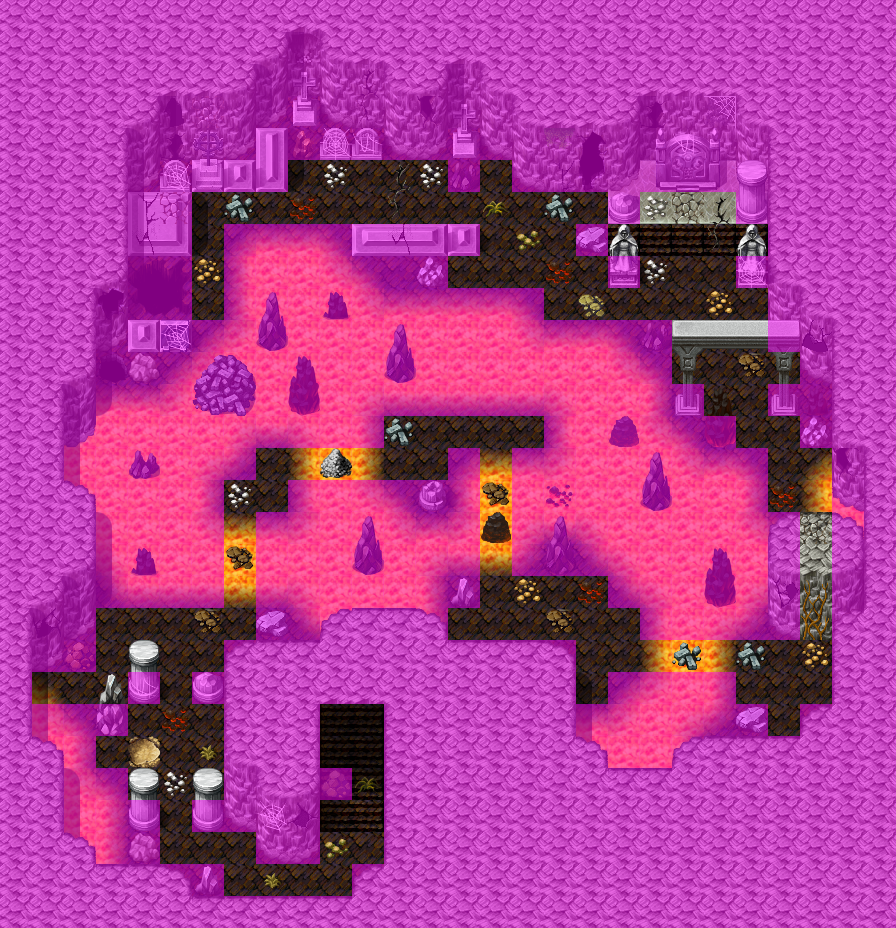

A level layout from a 2D game, rendered from its tile map. Below: a short description, then the map file with tile-grid data replaced by summaries:
An orthogonal 28x29 tile map with 32x32 px tiles, 4 tile layers (Ground, Objects, Above, Walkable), 45 tilesets and 20 objects (12x spawn, 7x script, mapchange).

<map version="1.0" orientation="orthogonal" width="28" height="29" tilewidth="32" tileheight="32">
 <tileset firstgid="1" name="map_bed_1" tilewidth="32" tileheight="32">
  <image source="../drawable/map_bed_1.png" width="512" height="256" />
 </tileset>
 <tileset firstgid="129" name="map_border_1" tilewidth="32" tileheight="32">
  <image source="../drawable/map_border_1.png" width="512" height="256" />
 </tileset>
 <tileset firstgid="257" name="map_bridge_1" tilewidth="32" tileheight="32">
  <image source="../drawable/map_bridge_1.png" width="512" height="256" />
 </tileset>
 <tileset firstgid="385" name="map_broken_1" tilewidth="32" tileheight="32">
  <image source="../drawable/map_broken_1.png" width="512" height="256" />
 </tileset>
 <tileset firstgid="513" name="map_cavewall_1" tilewidth="32" tileheight="32">
  <image source="../drawable/map_cavewall_1.png" width="576" height="192" />
 </tileset>
 <tileset firstgid="621" name="map_cavewall_2" tilewidth="32" tileheight="32">
  <image source="../drawable/map_cavewall_2.png" width="576" height="192" />
 </tileset>
 <tileset firstgid="729" name="map_cavewall_3" tilewidth="32" tileheight="32">
  <image source="../drawable/map_cavewall_3.png" width="576" height="192" />
 </tileset>
 <tileset firstgid="837" name="map_chair_table_1" tilewidth="32" tileheight="32">
  <image source="../drawable/map_chair_table_1.png" width="512" height="256" />
 </tileset>
 <tileset firstgid="965" name="map_crate_1" tilewidth="32" tileheight="32">
  <image source="../drawable/map_crate_1.png" width="512" height="256" />
 </tileset>
 <tileset firstgid="1093" name="map_cupboard_1" tilewidth="32" tileheight="32">
  <image source="../drawable/map_cupboard_1.png" width="512" height="256" />
 </tileset>
 <tileset firstgid="1221" name="map_curtain_1" tilewidth="32" tileheight="32">
  <image source="../drawable/map_curtain_1.png" width="512" height="256" />
 </tileset>
 <tileset firstgid="1349" name="map_entrance_1" tilewidth="32" tileheight="32">
  <image source="../drawable/map_entrance_1.png" width="512" height="256" />
 </tileset>
 <tileset firstgid="1477" name="map_fence_1" tilewidth="32" tileheight="32">
  <image source="../drawable/map_fence_1.png" width="512" height="256" />
 </tileset>
 <tileset firstgid="1605" name="map_fence_2" tilewidth="32" tileheight="32">
  <image source="../drawable/map_fence_2.png" width="512" height="256" />
 </tileset>
 <tileset firstgid="1733" name="map_ground_1" tilewidth="32" tileheight="32">
  <image source="../drawable/map_ground_1.png" width="512" height="256" />
 </tileset>
 <tileset firstgid="1861" name="map_ground_2" tilewidth="32" tileheight="32">
  <image source="../drawable/map_ground_2.png" width="512" height="256" />
 </tileset>
 <tileset firstgid="1989" name="map_ground_3" tilewidth="32" tileheight="32">
  <image source="../drawable/map_ground_3.png" width="512" height="256" />
 </tileset>
 <tileset firstgid="2117" name="map_ground_4" tilewidth="32" tileheight="32">
  <image source="../drawable/map_ground_4.png" width="512" height="256" />
 </tileset>
 <tileset firstgid="2245" name="map_ground_5" tilewidth="32" tileheight="32">
  <image source="../drawable/map_ground_5.png" width="512" height="256" />
 </tileset>
 <tileset firstgid="2373" name="map_ground_6" tilewidth="32" tileheight="32">
  <image source="../drawable/map_ground_6.png" width="512" height="256" />
 </tileset>
 <tileset firstgid="2501" name="map_ground_7" tilewidth="32" tileheight="32">
  <image source="../drawable/map_ground_7.png" width="512" height="256" />
 </tileset>
 <tileset firstgid="2629" name="map_ground_8" tilewidth="32" tileheight="32">
  <image source="../drawable/map_ground_8.png" width="512" height="256" />
 </tileset>
 <tileset firstgid="2757" name="map_indoor_1" tilewidth="32" tileheight="32">
  <image source="../drawable/map_indoor_1.png" width="512" height="256" />
 </tileset>
 <tileset firstgid="2885" name="map_kitchen_1" tilewidth="32" tileheight="32">
  <image source="../drawable/map_kitchen_1.png" width="512" height="256" />
 </tileset>
 <tileset firstgid="3013" name="map_outdoor_1" tilewidth="32" tileheight="32">
  <image source="../drawable/map_outdoor_1.png" width="512" height="256" />
 </tileset>
 <tileset firstgid="3141" name="map_pillar_1" tilewidth="32" tileheight="32">
  <image source="../drawable/map_pillar_1.png" width="512" height="256" />
 </tileset>
 <tileset firstgid="3269" name="map_plant_1" tilewidth="32" tileheight="32">
  <image source="../drawable/map_plant_1.png" width="512" height="256" />
 </tileset>
 <tileset firstgid="3397" name="map_rock_1" tilewidth="32" tileheight="32">
  <image source="../drawable/map_rock_1.png" width="512" height="256" />
 </tileset>
 <tileset firstgid="3525" name="map_roof_1" tilewidth="32" tileheight="32">
  <image source="../drawable/map_roof_1.png" width="512" height="256" />
 </tileset>
 <tileset firstgid="3653" name="map_roof_2" tilewidth="32" tileheight="32">
  <image source="../drawable/map_roof_2.png" width="512" height="256" />
 </tileset>
 <tileset firstgid="3781" name="map_shop_1" tilewidth="32" tileheight="32">
  <image source="../drawable/map_shop_1.png" width="512" height="256" />
 </tileset>
 <tileset firstgid="3909" name="map_sign_ladder_1" tilewidth="32" tileheight="32">
  <image source="../drawable/map_sign_ladder_1.png" width="512" height="256" />
 </tileset>
 <tileset firstgid="4037" name="map_table_1" tilewidth="32" tileheight="32">
  <image source="../drawable/map_table_1.png" width="512" height="256" />
 </tileset>
 <tileset firstgid="4165" name="map_trail_1" tilewidth="32" tileheight="32">
  <image source="../drawable/map_trail_1.png" width="512" height="256" />
 </tileset>
 <tileset firstgid="4293" name="map_tree_1" tilewidth="32" tileheight="32">
  <image source="../drawable/map_tree_1.png" width="512" height="256" />
 </tileset>
 <tileset firstgid="4421" name="map_wall_1" tilewidth="32" tileheight="32">
  <image source="../drawable/map_wall_1.png" width="512" height="256" />
 </tileset>
 <tileset firstgid="4549" name="map_wall_2" tilewidth="32" tileheight="32">
  <image source="../drawable/map_wall_2.png" width="480" height="256" />
 </tileset>
 <tileset firstgid="4669" name="map_wall_3" tilewidth="32" tileheight="32">
  <image source="../drawable/map_wall_3.png" width="480" height="256" />
 </tileset>
 <tileset firstgid="4789" name="map_window_1" tilewidth="32" tileheight="32">
  <image source="../drawable/map_window_1.png" width="512" height="256" />
 </tileset>
 <tileset firstgid="4917" name="map_window_2" tilewidth="32" tileheight="32">
  <image source="../drawable/map_window_2.png" width="512" height="256" />
 </tileset>
 <tileset firstgid="5045" name="map_transition_1" tilewidth="32" tileheight="32">
  <image source="../drawable/map_transition_1.png" width="512" height="256" />
 </tileset>
 <tileset firstgid="5173" name="map_transition_2" tilewidth="32" tileheight="32">
  <image source="../drawable/map_transition_2.png" width="512" height="256" />
 </tileset>
 <tileset firstgid="5301" name="map_transition_3" tilewidth="32" tileheight="32">
  <image source="../drawable/map_transition_3.png" width="512" height="256" />
 </tileset>
 <tileset firstgid="5429" name="map_transition_4" tilewidth="32" tileheight="32">
  <image source="../drawable/map_transition_4.png" width="512" height="256" />
 </tileset>
 <tileset firstgid="5557" name="map_transition_5" tilewidth="32" tileheight="32">
  <image source="../drawable/map_transition_5.png" width="512" height="256" />
 </tileset>
 <layer name="Ground" width="28" height="29">
  <data>[812 cells, 812 non-empty, 35 distinct tile ids]</data>
 </layer>
 <layer name="Objects" width="28" height="29">
  <data>[812 cells, 277 non-empty, 83 distinct tile ids]</data>
 </layer>
 <layer name="Above" width="28" height="29">
  <data>[812 cells, 97 non-empty, 25 distinct tile ids]</data>
 </layer>
 <layer name="Walkable" width="28" height="29">
  <data>[812 cells, 662 non-empty, 1 distinct tile ids]</data>
 </layer>
 <objectgroup name="Mapevents" width="28" height="29" opacity="0.9">
  <object name="up" type="mapchange" x="320" y="704" width="64" height="32">
   <properties>
    <property name="map" value="soulpartdungeon3" />
    <property name="place" value="down" />
   </properties>
  </object>
  <object name="trap_burn0" type="script" x="224" y="512" width="32" height="96">
   <properties>
    <property name="when" value="enter" />
   </properties>
  </object>
  <object name="trap_burn0" type="script" x="288" y="448" width="96" height="32">
   <properties>
    <property name="when" value="enter" />
   </properties>
  </object>
  <object name="trap_burn0" type="script" x="480" y="448" width="32" height="128">
   <properties>
    <property name="when" value="enter" />
   </properties>
  </object>
  <object name="trap_burn0" type="script" x="640" y="640" width="96" height="32">
   <properties>
    <property name="when" value="enter" />
   </properties>
  </object>
  <object name="trap_burn0" type="script" x="800" y="448" width="32" height="64">
   <properties>
    <property name="when" value="enter" />
   </properties>
  </object>
  <object name="trap_ambush1" type="script" x="640" y="256" width="96" height="32">
   <properties>
    <property name="when" value="enter" />
   </properties>
  </object>
  <object name="trap_ambush0" type="script" x="640" y="256" width="96" height="32">
   <properties>
    <property name="when" value="enter" />
   </properties>
  </object>
 </objectgroup>
 <objectgroup name="Spawn" width="28" height="29">
  <object name="goblin4" type="spawn" x="352" y="768" width="32" height="32" />
  <object name="Demonic_Guardian" type="spawn" x="640" y="192" width="96" height="64" />
  <object name="goblin3" type="spawn" x="256" y="864" width="64" height="32" />
  <object name="goblin4" type="spawn" x="32" y="608" width="224" height="288">
   <properties>
    <property name="quantity" value="3" />
   </properties>
  </object>
  <object name="sk_crdun2" type="spawn" x="288" y="160" width="160" height="64">
   <properties>
    <property name="quantity" value="2" />
   </properties>
  </object>
  <object name="bat_crdun2" type="spawn" x="448" y="192" width="32" height="32" />
  <object name="sk_crdun2" type="spawn" x="480" y="160" width="160" height="160" />
  <object name="sk_crdun2" type="spawn" x="640" y="288" width="160" height="128" />
  <object name="sk_crdun2" type="spawn" x="736" y="416" width="64" height="32" />
  <object name="sk_crdun2" type="spawn" x="448" y="576" width="192" height="128">
   <properties>
    <property name="quantity" value="2" />
   </properties>
  </object>
  <object name="bat_crdun2" type="spawn" x="384" y="416" width="96" height="64" />
  <object name="sk_crdun2" type="spawn" x="736" y="640" width="96" height="96">
   <properties>
    <property name="quantity" value="2" />
   </properties>
  </object>
 </objectgroup>
 <objectgroup name="Keys" width="28" height="29" />
</map>
